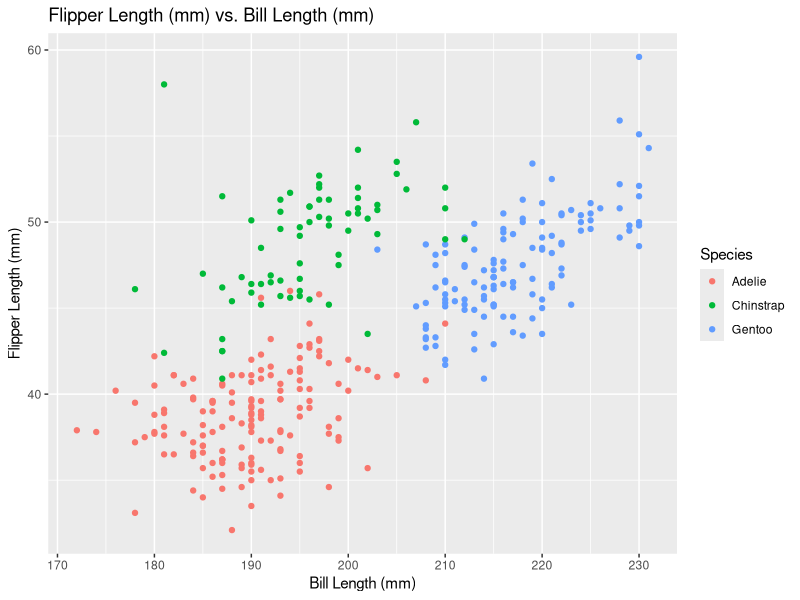
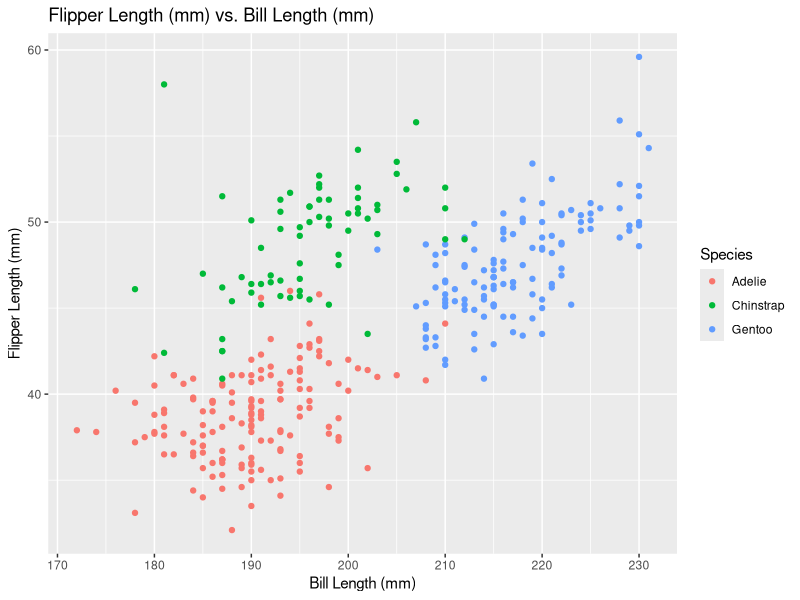

Write the R code that produced these figures, in order.
## ---- chunk 1
library(tidyverse)
library(ggplot2)
## ---- chunk 2
data("penguins", package = "palmerpenguins")
glimpse(penguins)
## ---- chunk 3
get_range_str = function(x_list){
  output = paste(
    "_Range:_ ",
    min(x_list, na.rm = TRUE),
    " to ",
    max(x_list, na.rm = TRUE)
    )
  return(output)
}
## ---- chunk 4
mean_flipper_length = 
  pull(penguins, flipper_length_mm) |> 
  mean(na.rm = TRUE) |> 
  round(2)

## ---- chunk 5
ggplot(penguins, aes(x = flipper_length_mm, y = bill_length_mm, color = species)) + 
  geom_point() + 
  labs(title = "Flipper Length (mm) vs. Bill Length (mm)",
       x = "Bill Length (mm)",
       y = "Flipper Length (mm)",
       color = "Species"
       )
## ---- chunk 6
ggsave(filename = "penguins_scatterplot.png")
## ---- chunk 7
df = tibble(
  norm_sample = rnorm(10),
  greater_than_0 = norm_sample > 0,
  char = stringi::stri_rand_strings(10, 1, pattern = "[a-z]"),
  fac = factor(sample(c("bird", "cat", "dog"), size = 10, replace = TRUE))
)

df
## ---- chunk 8
mean(pull(df, norm_sample))

mean(pull(df, greater_than_0))

mean(pull(df, char))

mean(pull(df, fac))
